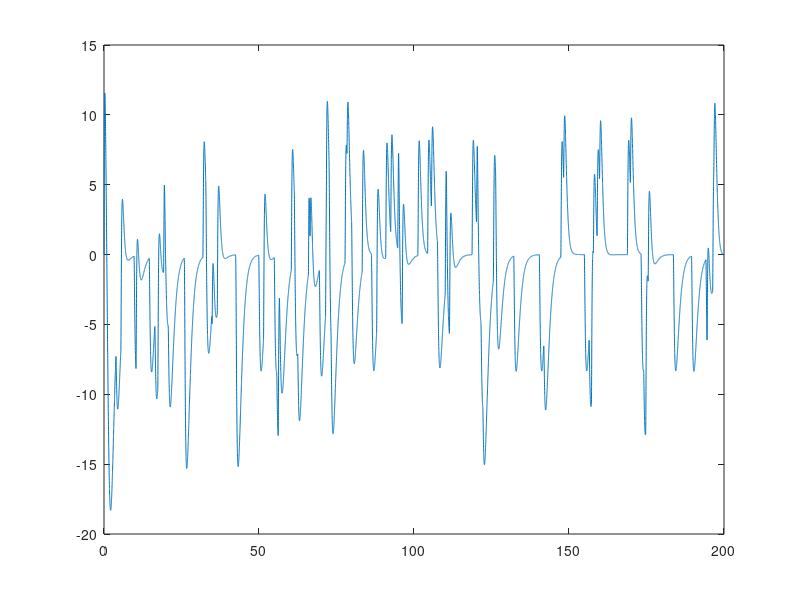

Write the MATLAB code that produced this figure.
tstep = 0.01;
tmax = 200;
time = 0:tstep:tmax;
tlength = length(time);
% Ie = 320;
vthresh = 30;
G_exc = 20;
G_inh = 9.1;
Esyn_exc = 50;
Esyn_inh = -100;
dPs_exc = 0.1;
dPs_inh = 0.1;
vreset = -55;
tau1_exc = 0.5;
tau2_exc = 0.25;
tau1_inh = 1;
tau2_inh = 0.5;
Ntau_exc = 1/((tau2_exc/tau1_exc)^(tau2_exc/(tau1_exc-tau2_exc))-(tau2_exc/tau1_exc)^(tau1_exc/(tau1_exc-tau2_exc)));
Ntau_inh = 1/((tau2_inh/tau1_inh)^(tau2_inh/(tau1_inh-tau2_inh))-(tau2_inh/tau1_inh)^(tau1_inh/(tau1_inh-tau2_inh)));

a = 10;
c = -82.7;
Nexc = 2;
Ninh = 2;
rexc = 0.1;
rinh = 0.1;
d = 0;
b = 0;

v = zeros(tlength, 1);
v(1) = -0;
vp = zeros(tlength, 1);

% vp1 = zeros(tlength, 1);
% vp2 = zeros(tlength, 1);
% vp = [vp1, vp2];
% 
% v1 = zeros(tlength, 1);
% v1(1) = -10;
% v2 = zeros(tlength, 1);
% v2(1) = -50;
% v = [v1, v2];
m_exc = zeros(tlength, 1);
m_inh = zeros(tlength, 1);
Aexc = zeros(tlength, 1);
Aexc_p = zeros(tlength, 1);
Bexc = zeros(tlength, 1);
Bexc_p = zeros(tlength, 1);
Ainh = zeros(tlength, 1);
Ainh_p = zeros(tlength, 1);
Binh = zeros(tlength, 1);
Binh_p = zeros(tlength, 1);
Ps_exc = zeros(tlength, 1);
Ps_exc(1) = 0;
Ps_inh = zeros(tlength, 1);
Ps_inh(1) = 0;
tspike1 = [];
tspike2 = [];

Aexc(1) = 2;
Bexc(1) = 1.5;
Ainh(1) = 1;
Binh(1) = 0.5;


for i = 1:tlength-1
    m_exc(i) = binornd(Nexc, rexc*tstep);
    m_inh(i) = binornd(Ninh, rinh*tstep);
    %vp(i) = -10*v(i) + Ie - G*Ps_inh(i)*(v(i)-Esyn);
    vp(i) = -10*v(i) - G_exc*Ps_exc(i)*(v(i)-Esyn_exc) - G_inh*Ps_inh(i)*(v(i)-Esyn_inh);
    v(i+1) = v(i) + tstep*vp(i);
     Aexc_p(i) = -1*Aexc(i)/tau1_exc;
%     Aexc(i+1) = Aexc(i) + tstep*Aexc_p(i);
     Bexc_p(i) = -1*Bexc(i)/tau2_exc;
%     Bexc(i+1) = Bexc(i) + tstep*Bexc_p(i);
     Ainh_p(i) = -1*Ainh(i)/tau1_inh;
%     Ainh(i+1) = Ainh(i) + tstep*Ainh_p(i);
     Binh_p(i) = -1*Binh(i)/tau2_inh;
%     Binh(i+1) = Binh(i) + tstep*Binh_p(i);
    Aexc(i+1) = Aexc(i) + tstep*Aexc_p(i) + m_exc(i)*dPs_exc*(1-Ps_exc(i));
    Bexc(i+1) = Bexc(i) + tstep*Bexc_p(i) + m_exc(i)*dPs_exc*(1-Ps_exc(i));
    Ainh(i+1) = Ainh(i) + tstep*Ainh_p(i) + m_inh(i)*dPs_inh*(1-Ps_inh(i));
    Binh(i+1) = Binh(i) + tstep*Binh_p(i) + m_inh(i)*dPs_inh*(1-Ps_inh(i));
    Ps_exc(i+1) = Ntau_exc*(Aexc(i+1) - Bexc(i+1));
    Ps_inh(i+1) = Ntau_inh*(Ainh(i+1) - Binh(i+1));
    if (v(i) < vthresh && v(i+1) > vthresh)
        v(i+1) = c;
        % fprintf('V1 spike at %d\n', time(i))
        tspike1 = [tspike1; time(i)];
        % if spike, synaptic variables get updated?????????????
        Aexc(i+1) = Aexc(i) + m_exc(i)*dPs_exc*(1-Ps_exc(i));
        Bexc(i+1) = Bexc(i) + m_exc(i)*dPs_exc*(1-Ps_exc(i));
        Ainh(i+1) = Ainh(i) + m_inh(i)*dPs_inh*(1-Ps_inh(i));
        Binh(i+1) = Binh(i) + m_inh(i)*dPs_inh*(1-Ps_inh(i));
    end
%     vp(i, 2) = -10*v(i, 2) + Ie - G*Ps_exc(i)*(v(i,2)-Esyn);
%     v(i+1, 2) = v(i, 2) + tstep*vp(i,2);
%     Ainh_p(i) = -1*Ainh(i)/tau1;
%     Ainh(i+1) = Ainh(i) + tstep*Ainh_p(i);
%     Binh_p(i) = -1*Binh(i)/tau2;
%     Binh(i+1) = Binh(i) + tstep*Binh_p(i);
%     Ps_inh(i+1) = N*(Ainh(i+1) - Binh(i+1));
%     if (v(i, 2) < vthresh && v(i+1, 2) > vthresh)
%         v(i+1, 2) = vreset;
%         % fprintf('V2 spike at %d\n', time(i))
%         tspike2 = [tspike2; time(i)];
%         Ainh(i+1) = Ainh(i)+dPs*(1-Ps_inh(i));
%         Binh(i+1) = Binh(i)+dPs*(1-Ps_inh(i));
%     end
    
end
close all;
plot(time, v)

% minlength = min(length(tspike1), length(tspike2));
% dPhi = zeros(minlength, 1);
% diff = zeros(minlength, 1);
% for i = 1:length(dPhi)-1
%     dPhi(i) = (tspike1(i+1) - tspike2(i+1))/(tspike1(i+1)-tspike1(i));
%     diff(i) = tspike1(i+1)-tspike2(i+1);
% end
% 
% 
% plot(time, v(:,2), 'b', time, v(:,1),'r')
% 
% output = [tspike1(1:minlength-1,:) dPhi(1:end-1,:) diff(1:end-1,:)];
% plot(tspike1, dPhi)